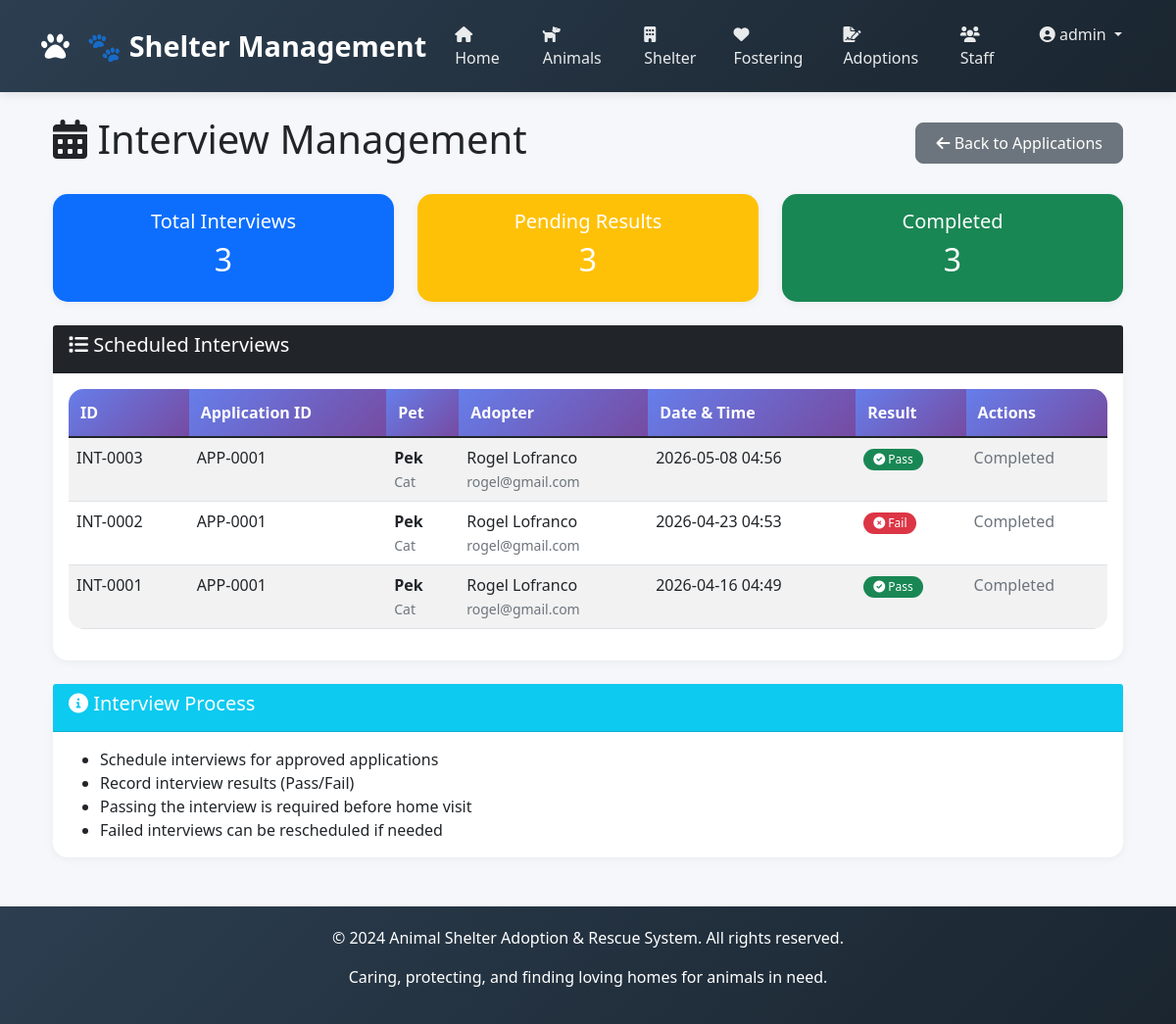
/adoptions/interviews/ (signed in), run on the app's committed database.
### apps/accounts/models.py (models this page shows, shortened)
class Staff(AbstractUser):
    ROLE_CHOICES = [
        ('Admin', 'Admin'),
        ('Manager', 'Manager'),
        ('Vet', 'Veterinarian'),
        ('Staff', 'Staff'),
        ('Volunteer', 'Volunteer'),
    ]
    staff_id = models.AutoField(primary_key=True)
    first_name = models.CharField(max_length=100)
    last_name = models.CharField(max_length=100)
    role = models.CharField(max_length=20, choices=ROLE_CHOICES, default='Staff')
    phone = models.CharField(max_length=20, blank=True, null=True)
    email = models.EmailField(unique=True)
    username = models.CharField(max_length=100, unique=True)
    status = models.BooleanField(default=True)
    date_joined = models.DateTimeField(default=timezone.now)
    last_login = models.DateTimeField(null=True, blank=True)
    USERNAME_FIELD = 'username'
    REQUIRED_FIELDS = ['email', 'first_name', 'last_name']
    class Meta:
        db_table = 'staff'

### apps/adoptions/models.py (models this page shows, shortened)
class Interview(models.Model):
    RESULT_CHOICES = [
        ('Pass', 'Pass'),
        ('Fail', 'Fail'),
    ]
    interview_id = models.AutoField(primary_key=True)
    application = models.ForeignKey(AdoptionApplication, on_delete=models.CASCADE, related_name='interviews')
    staff = models.ForeignKey(Staff, on_delete=models.SET_NULL, null=True)
    interview_datetime = models.DateTimeField()
    result = models.CharField(max_length=10, choices=RESULT_CHOICES, null=True, blank=True)
    remarks = models.TextField(blank=True, null=True)
    class Meta:
        db_table = 'interviews'

class AdoptionApplication(models.Model):
    STATUS_CHOICES = [
        ('Pending', 'Pending'),
        ('Approved', 'Approved'),
        ('Rejected', 'Rejected'),
    ]
    application_id = models.AutoField(primary_key=True)
    adopter = models.ForeignKey(Adopter, on_delete=models.CASCADE, related_name='applications')
    pet = models.ForeignKey(Pet, on_delete=models.CASCADE, related_name='applications')
    staff = models.ForeignKey(Staff, on_delete=models.SET_NULL, null=True)
    application_date = models.DateField(auto_now_add=True)
    status = models.CharField(max_length=20, choices=STATUS_CHOICES, default='Pending')
    interview_schedule = models.DateTimeField(null=True, blank=True)
    notes = models.TextField(blank=True, null=True)
    class Meta:
        db_table = 'adoption_applications'

class Adopter(models.Model):
    adopter_id = models.AutoField(primary_key=True)
    first_name = models.CharField(max_length=100)
    last_name = models.CharField(max_length=100)
    email = models.EmailField(unique=True)
    phone = models.CharField(max_length=20)
    address = models.TextField()
    date_of_birth = models.DateField()
    occupation = models.CharField(max_length=100, blank=True, null=True)
    has_other_pets = models.BooleanField(default=False)
    has_children = models.BooleanField(default=False)
    registration_date = models.DateField(auto_now_add=True)
    password = models.CharField(max_length=128, blank=True, null=True)
    last_login = models.DateTimeField(blank=True, null=True)
    is_active = models.BooleanField(default=True)
    class Meta:
        db_table = 'adopters'

### apps/animals/models.py (models this page shows, shortened)
class Pet(models.Model):
    SPECIES_CHOICES = [
        ('Dog', 'Dog'), ('Cat', 'Cat'), ('Bird', 'Bird'),
        ('Rabbit', 'Rabbit'), ('Other', 'Other')
    ]
    SEX_CHOICES = [('M', 'Male'), ('F', 'Female')]
    SIZE_CHOICES = [('Small', 'Small'), ('Medium', 'Medium'), ('Large', 'Large')]
    STATUS_CHOICES = [
        ('Available', 'Available'), ('Pending', 'Pending'), ('Adopted', 'Adopted')
    ]
    pet_id = models.AutoField(primary_key=True)
    name = models.CharField(max_length=100)
    species = models.CharField(max_length=50, choices=SPECIES_CHOICES)
    breed = models.CharField(max_length=100, blank=True, null=True)
    age = models.IntegerField(validators=[MinValueValidator(0)], help_text="Age in months")
    sex = models.CharField(max_length=1, choices=SEX_CHOICES)
    size = models.CharField(max_length=10, choices=SIZE_CHOICES)
    color = models.CharField(max_length=50)
    vaccination_status = models.BooleanField(default=False)
    spay_neuter_status = models.BooleanField(default=False)
    medical_notes = models.TextField(blank=True, null=True)
    intake_date = models.DateField(auto_now_add=True)
    status = models.CharField(max_length=20, choices=STATUS_CHOICES, default='Available')
    class Meta:
        db_table = 'pets'

### apps/adoptions/views.py (the view)
# urls.py: path('interviews/', views.interview_list, name='interview_list'),
@login_required
def interview_list(request):
    interviews = Interview.objects.all().order_by('-interview_datetime')
    return render(request, 'adoptions/interview_list.html', {'interviews': interviews})

### templates/adoptions/interview_list.html (shortened to what this page needs)
{% extends 'base.html' %}
{% block content %}
<div class="container">
    <div class="d-flex justify-content-between align-items-center mb-4">
        <h1><i class="fas fa-calendar-alt"></i> Interview Management</h1>
        <a href="{% url 'application_list' %}" class="btn btn-secondary">
            <i class="fas fa-arrow-left"></i> Back to Applications
        </a>
    </div>
    <div class="row mb-4">
        <div class="col-md-4">
            <div class="card bg-primary text-white">
                <div class="card-body text-center">
                    <h5>Total Interviews</h5>
                    <h2>{{ interviews|length }}</h2>
                </div>
            </div>
        </div>
        <div class="col-md-4">
            <div class="card bg-warning text-white">
                <div class="card-body text-center">
                    <h5>Pending Results</h5>
                    <h2>{{ interviews|length }}</h2>
                </div>
            </div>
        </div>
        <div class="col-md-4">
            <div class="card bg-success text-white">
                <div class="card-body text-center">
                    <h5>Completed</h5>
                    <h2>{{ interviews|length }}</h2>
                </div>
            </div>
        </div>
    </div>
    <div class="card">
        <div class="card-header bg-dark text-white">
            <h5><i class="fas fa-list"></i> Scheduled Interviews</h5>
        </div>
        <div class="card-body">
            <div class="table-responsive">
                <table class="table table-striped table-hover">
                    <thead class="table-dark">
                        <tr>
                            <th>ID</th>
                            <th>Application ID</th>
                            <th>Pet</th>
                            <th>Adopter</th>
                            <th>Date & Time</th>
                            <th>Result</th>
                            <th>Actions</th>
                        </tr>
                    </thead>
                    <tbody>
                        {% for interview in interviews %}
                        <tr>
                            <td>INT-{{ interview.interview_id|stringformat:"04d" }}</td>
                            <td>APP-{{ interview.application.application_id|stringformat:"04d" }}</td>
                            <td>
                                <strong>{{ interview.application.pet.name }}</strong><br>
                                <small class="text-muted">{{ interview.application.pet.species }}</small>
                            </td>
                            <td>
                                {{ interview.application.adopter.first_name }} {{ interview.application.adopter.last_name }}<br>
                                <small class="text-muted">{{ interview.application.adopter.email }}</small>
                            </td>
                            <td>{{ interview.interview_datetime|date:"Y-m-d H:i" }}</td>
                            <td>
                                {% if interview.result %}
                                    <span class="badge {% if interview.result == 'Pass' %}bg-success{% else %}bg-danger{% endif %}">
                                        <i class="fas {% if interview.result == 'Pass' %}fa-check-circle{% else %}fa-times-circle{% endif %}"></i>
                                        {{ interview.result }}
                                    </span>
                                {% else %}
                                    <span class="badge bg-warning">
                                        <i class="fas fa-clock"></i> Pending
                                    </span>
                                {% endif %}
                            </td>
                            <td>
                                {% if not interview.result %}
                                    <a href="{% url 'interview_result' interview.interview_id %}" class="btn btn-sm btn-info">
                                        <i class="fas fa-clipboard-list"></i> Record Result
                                    </a>
                                {% else %}
                                    <span class="text-muted">Completed</span>
                                {% endif %}
                            </td>
                        </tr>
                        {% endfor %}
                    </tbody>
                </table>
            </div>
        </div>
    </div>
    <div class="card mt-4">
        <div class="card-header bg-info text-white">
            <h5><i class="fas fa-info-circle"></i> Interview Process</h5>
        </div>
        <div class="card-body">
            <ul class="mb-0">
                <li>Schedule interviews for approved applications</li>
                <li>Record interview results (Pass/Fail)</li>
                <li>Passing the interview is required before home visit</li>
                <li>Failed interviews can be rescheduled if needed</li>
            </ul>
        </div>
    </div>
</div>
{% endblock %}

### templates/base.html (shortened to what this page needs)
<!DOCTYPE html>
<html lang="en">
<head>
    <link href="https://cdn.jsdelivr.net/npm/bootstrap@5.1.3/dist/css/bootstrap.min.css" rel="stylesheet">
    <link rel="stylesheet" href="https://cdnjs.cloudflare.com/ajax/libs/font-awesome/6.0.0/css/all.min.css">
</head>
<body>
    <nav class="navbar navbar-expand-lg navbar-dark">
        <div class="container">
            <a class="navbar-brand" href="{% url 'index' %}">
                <i class="fas fa-paw"></i> 🐾 Shelter Management
            </a>
            <div class="collapse navbar-collapse" id="navbarNav">
                <ul class="navbar-nav ms-auto">
                    <li class="nav-item">
                        <a class="nav-link" href="{% url 'index' %}">
                            <i class="fas fa-home"></i> Home
                        </a>
                    </li>
                    <li class="nav-item">
                        <a class="nav-link" href="{% url 'pet_list' %}">
                            <i class="fas fa-dog"></i> Animals
                        </a>
                    </li>
                    <li class="nav-item">
                        <a class="nav-link" href="{% url 'shelter_list' %}">
                            <i class="fas fa-building"></i> Shelter
                        </a>
                    </li>
                    <li class="nav-item">
                        <a class="nav-link" href="{% url 'foster_list' %}">
                            <i class="fas fa-heart"></i> Fostering
                        </a>
                    </li>
                    <li class="nav-item">
                        <a class="nav-link" href="{% url 'adoption_list' %}">
                            <i class="fas fa-file-signature"></i> Adoptions
                        </a>
                    </li>
                    <li class="nav-item">
                        <a class="nav-link" href="{% url 'staff_list' %}">
                            <i class="fas fa-users"></i> Staff
                        </a>
                    </li>
                    {% if user.is_authenticated %}
                        <li class="nav-item dropdown">
                            <a class="nav-link dropdown-toggle" href="#" id="userDropdown" role="button" data-bs-toggle="dropdown">
                                <i class="fas fa-user-circle"></i> {{ user.username }}
                            </a>
                        </li>
                    {% endif %}
                </ul>
            </div>
        </div>
    </nav>
    <div class="container mt-4">
        {% block content %}
        {% endblock %}
    </div>
    <footer>
        <div class="container">
            <p>&copy; 2024 Animal Shelter Adoption & Rescue System. All rights reserved.</p>
            <p>Caring, protecting, and finding loving homes for animals in need.</p>
        </div>
    </footer>
</body>
</html>

### templates/base.html (style rules this page uses)
* { margin: 0; padding: 0; box-sizing: border-box; }
body { font-family: 'Segoe UI', Tahoma, Geneva, Verdana, sans-serif; background-color: #f5f7fb; }
.navbar { background: linear-gradient(135deg, #2c3e50 0%, #1a252f 100%); box-shadow: 0 2px 10px rgba(0,0,0,0.1); padding: 15px 0; }
.navbar-brand { font-size: 1.8rem; font-weight: bold; color: #fff !important; }
.navbar-brand i { margin-right: 10px; }
.nav-link { color: rgba(255,255,255,0.9) !important; font-weight: 500; margin: 0 5px; transition: all 0.3s; }
.card { border: none; border-radius: 15px; box-shadow: 0 2px 10px rgba(0,0,0,0.05); transition: transform 0.3s, box-shadow 0.3s; }
.btn { border-radius: 8px; padding: 8px 20px; font-weight: 500; transition: all 0.3s; }
.table { background: white; border-radius: 15px; overflow: hidden; }
.table thead th { background: linear-gradient(135deg, #667eea 0%, #764ba2 100%); color: white; border: none; padding: 12px; }
footer { background: linear-gradient(135deg, #2c3e50 0%, #1a252f 100%); color: white; padding: 20px; text-align: center; margin-top: 50px; }
.badge { padding: 5px 10px; border-radius: 20px; font-weight: 500; }

### data on the page
Staff: username "admin"
Interview: interview_id "0003", application.application_id "0001", application.pet.name "Pek", application.pet.species "Cat", application.adopter.first_name "Rogel", application.adopter.last_name "Lofranco", application.adopter.email "rogel@gmail.com", interview_datetime "2026-05-08 04:56", result "Pass", shows "Completed"
Interview: interview_id "0002", application.application_id "0001", application.pet.name "Pek", application.pet.species "Cat", application.adopter.first_name "Rogel", application.adopter.last_name "Lofranco", application.adopter.email "rogel@gmail.com", interview_datetime "2026-04-23 04:53", result "Fail", shows "Completed"
Interview: interview_id "0001", application.application_id "0001", application.pet.name "Pek", application.pet.species "Cat", application.adopter.first_name "Rogel", application.adopter.last_name "Lofranco", application.adopter.email "rogel@gmail.com", interview_datetime "2026-04-16 04:49", result "Pass", shows "Completed"

### other printed values
{{ interviews|length }} "3"
